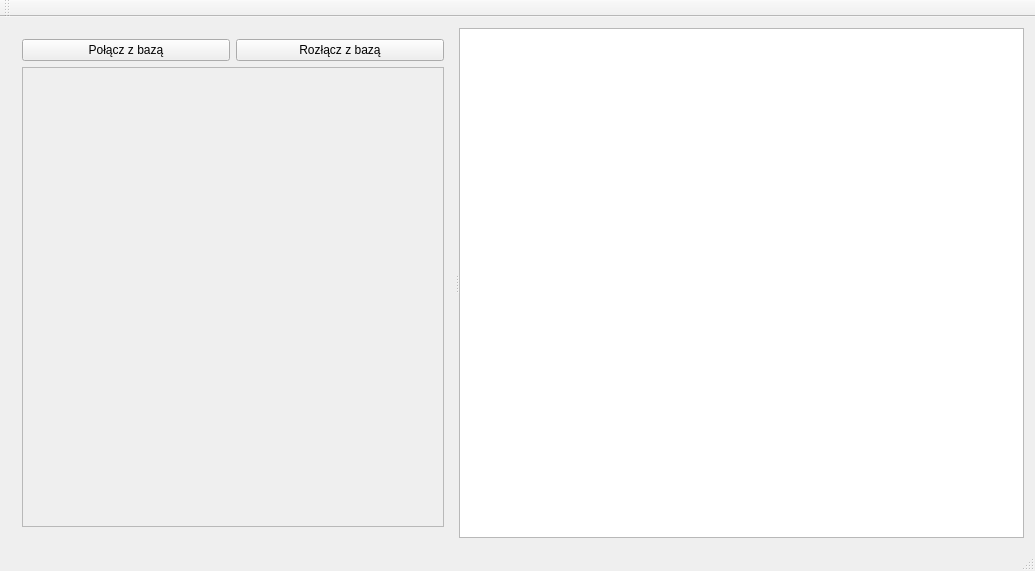
<?xml version="1.0" encoding="UTF-8"?>
<ui version="4.0">
 <class>MainWindow</class>
 <widget class="QMainWindow" name="MainWindow">
  <property name="geometry">
   <rect>
    <x>0</x>
    <y>0</y>
    <width>1035</width>
    <height>571</height>
   </rect>
  </property>
  <property name="windowTitle">
   <string>MainWindow</string>
  </property>
  <widget class="QWidget" name="centralWidget">
   <layout class="QHBoxLayout" name="horizontalLayout">
    <item>
     <widget class="QSplitter" name="splitter">
      <property name="orientation">
       <enum>Qt::Horizontal</enum>
      </property>
      <widget class="QWidget" name="">
       <layout class="QVBoxLayout" name="verticalLayout">
        <item>
         <layout class="QHBoxLayout" name="horizontalLayout_2">
          <item>
           <widget class="QPushButton" name="pushButton_3">
            <property name="text">
             <string>Połącz z bazą</string>
            </property>
           </widget>
          </item>
          <item>
           <widget class="QPushButton" name="pushButton_2">
            <property name="text">
             <string>Rozłącz z bazą</string>
            </property>
           </widget>
          </item>
         </layout>
        </item>
        <item>
         <widget class="QScrollArea" name="scrollArea">
          <property name="sizePolicy">
           <sizepolicy hsizetype="Expanding" vsizetype="Expanding">
            <horstretch>0</horstretch>
            <verstretch>0</verstretch>
           </sizepolicy>
          </property>
          <property name="minimumSize">
           <size>
            <width>0</width>
            <height>0</height>
           </size>
          </property>
          <property name="sizeAdjustPolicy">
           <enum>QAbstractScrollArea::AdjustToContents</enum>
          </property>
          <property name="widgetResizable">
           <bool>true</bool>
          </property>
          <widget class="QWidget" name="scrollAreaWidgetContents">
           <property name="geometry">
            <rect>
             <x>0</x>
             <y>0</y>
             <width>589</width>
             <height>465</height>
            </rect>
           </property>
          </widget>
         </widget>
        </item>
       </layout>
      </widget>
      <widget class="QTableWidget" name="tableWidget">
       <property name="minimumSize">
        <size>
         <width>0</width>
         <height>0</height>
        </size>
       </property>
      </widget>
     </widget>
    </item>
   </layout>
  </widget>
  <widget class="QMenuBar" name="menuBar">
   <property name="geometry">
    <rect>
     <x>0</x>
     <y>0</y>
     <width>1035</width>
     <height>21</height>
    </rect>
   </property>
  </widget>
  <widget class="QToolBar" name="mainToolBar">
   <attribute name="toolBarArea">
    <enum>TopToolBarArea</enum>
   </attribute>
   <attribute name="toolBarBreak">
    <bool>false</bool>
   </attribute>
  </widget>
  <widget class="QStatusBar" name="statusBar"/>
 </widget>
 <layoutdefault spacing="6" margin="11"/>
 <resources/>
 <connections/>
</ui>
